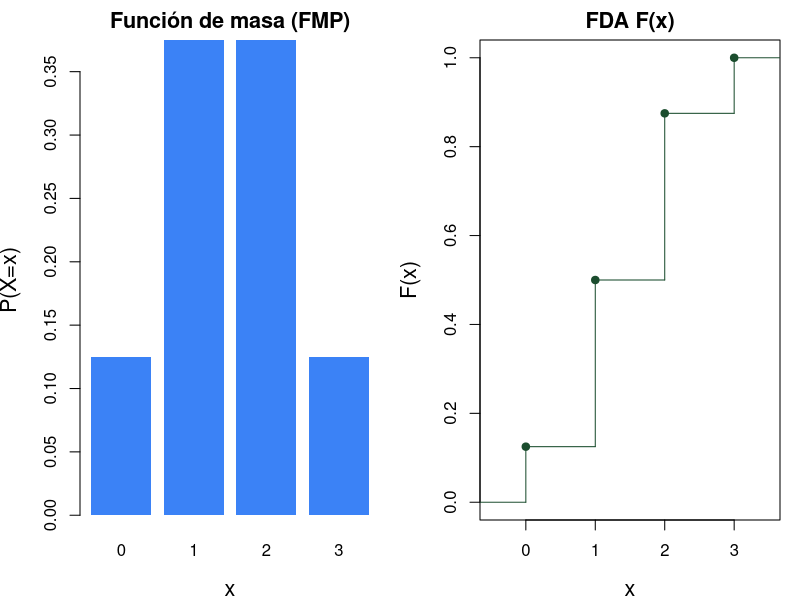
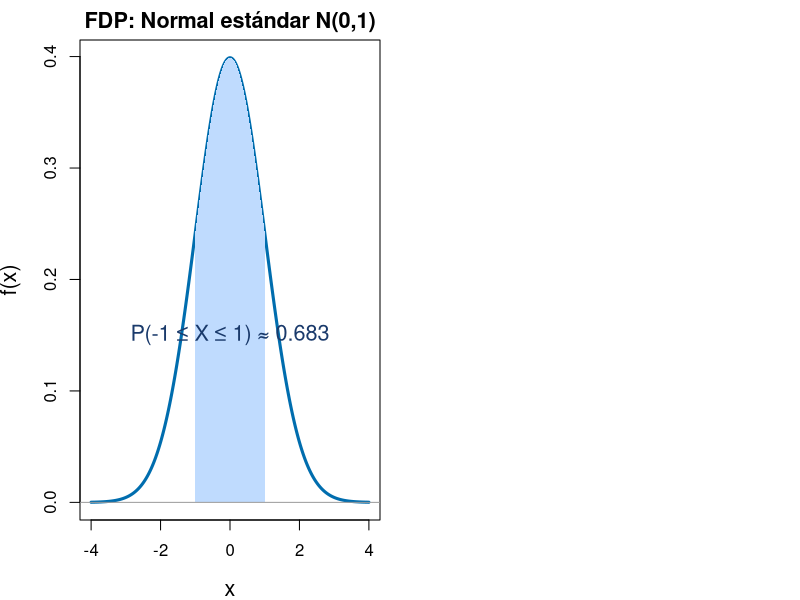
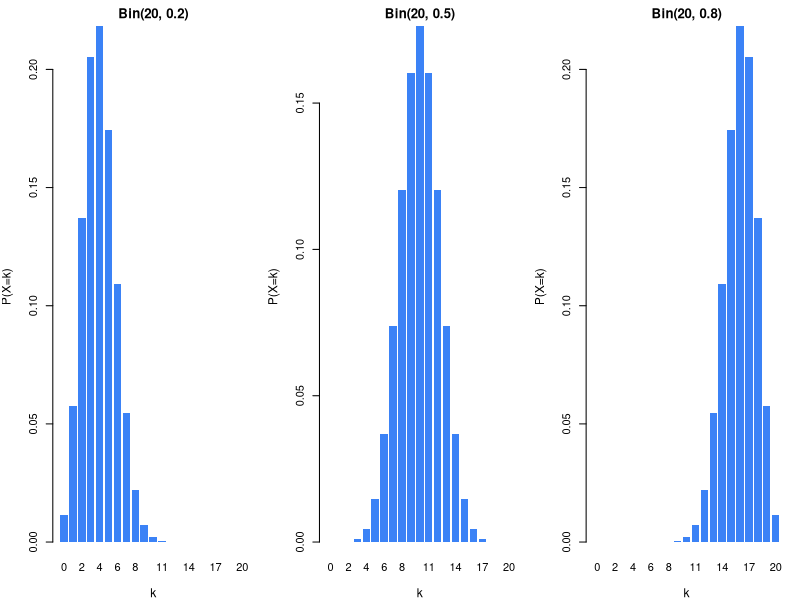
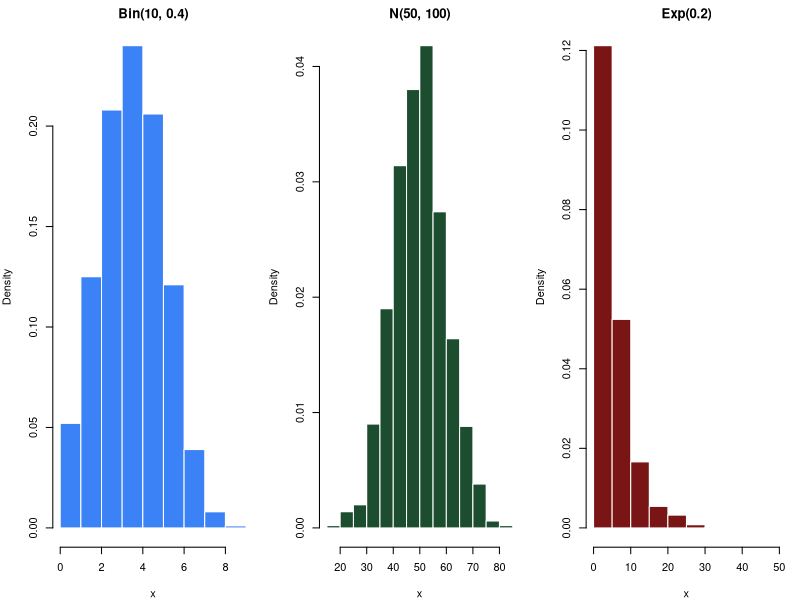
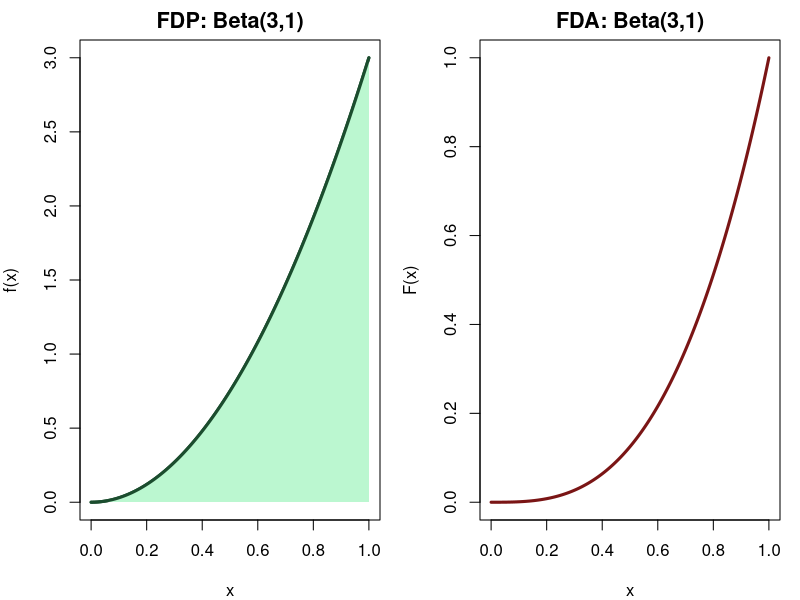

Here is the R script that generated these plots, in order:
## ---- chunk 1
#| echo: false
#| fig-width: 9
#| fig-height: 4.5
# FDA de Binomial(3, 0.5)
x_vals <- 0:3
probs   <- dbinom(x_vals, 3, 0.5)
cdf     <- pbinom(x_vals, 3, 0.5)

par(mfrow = c(1,2), mar = c(4,4,2,1))
barplot(probs, names.arg = x_vals, col = "#3b82f6", border = NA,
        main = "Función de masa (FMP)", xlab = "x", ylab = "P(X=x)",
        cex.lab = 1.3, cex.main = 1.3)
plot(stepfun(x_vals, c(0, cdf)), do.points = TRUE, pch = 19, col = "#1b4d2e",
     main = "FDA F(x)", xlab = "x", ylab = "F(x)", xlim = c(-0.5, 3.5),
     cex.lab = 1.3, cex.main = 1.3)
## ---- chunk 2
#| echo: false
#| fig-width: 9
#| fig-height: 4.5
x <- seq(-4, 4, length = 400)
fx <- dnorm(x)
plot(x, fx, type = "l", lwd = 3, col = "#006DAE",
     main = "FDP: Normal estándar N(0,1)",
     xlab = "x", ylab = "f(x)", cex.lab = 1.3, cex.main = 1.3)
xi <- seq(-1, 1, length = 200)
polygon(c(-1, xi, 1), c(0, dnorm(xi), 0), col = "#bfdbfe", border = NA)
text(0, 0.15, paste0("P(-1 ≤ X ≤ 1) ≈ ", round(diff(pnorm(c(-1,1))),3)),
     cex = 1.3, col = "#1a3a6b")
abline(h = 0, col = "gray60")
## ---- chunk 3
#| echo: false
#| fig-width: 9
#| fig-height: 4.5
par(mfrow = c(1,3), mar = c(4,4,2,1))
for(p in c(0.2, 0.5, 0.8)) {
  k <- 0:20
  pk <- dbinom(k, 20, p)
  barplot(pk, names.arg = k, col = "#3b82f6", border = NA,
          main = paste0("Bin(20, ", p, ")"),
          xlab = "k", ylab = "P(X=k)", cex.lab = 1.1, cex.main = 1.2)
}
## ---- chunk 4
# X ~ Bin(8, 0.35)
pbinom(3, 8, 0.35)          # P(X <= 3)
dbinom(2, 8, 0.35)          # P(X = 2)
1 - pbinom(4, 8, 0.35)      # P(X >= 5)
## ---- chunk 5
# X ~ Exp(0.1)  (media = 10 días)
pexp(7,  0.1)                       # P(X < 7)
pexp(15, 0.1) - pexp(5, 0.1)        # P(5 < X < 15)
1 - pexp(20, 0.1)                   # P(X > 20)
## ---- chunk 6
set.seed(2026)
# Generar 1000 obs de distintas distribuciones
x_bin  <- rbinom(1000, 10, 0.4)
x_norm <- rnorm(1000, mean = 50, sd = 10)
x_exp  <- rexp(1000, rate = 0.2)

cat("Binomial   — Media:", round(mean(x_bin),2),
    "  Var:", round(var(x_bin),2), "\n")
cat("Normal     — Media:", round(mean(x_norm),2),
    "  Var:", round(var(x_norm),2), "\n")
cat("Exponencial— Media:", round(mean(x_exp),2),
    "  Var:", round(var(x_exp),2), "\n")
## ---- chunk 7
#| echo: false
#| fig-width: 10
#| fig-height: 4.5
set.seed(2026)
x_bin  <- rbinom(1000, 10, 0.4)
x_norm <- rnorm(1000, mean = 50, sd = 10)
x_exp  <- rexp(1000, rate = 0.2)
par(mfrow = c(1,3), mar = c(4,4,2,1))
hist(x_bin,  col = "#3b82f6", border = "white", main = "Bin(10, 0.4)",
     xlab = "x", probability = TRUE, cex.main = 1.2)
hist(x_norm, col = "#1b4d2e", border = "white", main = "N(50, 100)",
     xlab = "x", probability = TRUE, cex.main = 1.2)
hist(x_exp,  col = "#7a1515", border = "white", main = "Exp(0.2)",
     xlab = "x", probability = TRUE, cex.main = 1.2)
## ---- chunk 8
#| echo: false
#| fig-width: 9
#| fig-height: 4.5
x <- seq(0, 1, length = 300)
par(mfrow = c(1,2), mar = c(4,4,2,1))
plot(x, 3*x^2, type = "l", lwd = 3, col = "#1b4d2e",
     main = "FDP: Beta(3,1)", xlab = "x", ylab = "f(x)", cex.main = 1.3)
polygon(c(0,x,1), c(0,3*x^2,0), col = "#bbf7d0", border = NA)
lines(x, 3*x^2, lwd = 3, col = "#1b4d2e")
plot(x, x^3, type = "l", lwd = 3, col = "#7a1515",
     main = "FDA: Beta(3,1)", xlab = "x", ylab = "F(x)", cex.main = 1.3)
## ---- chunk 9
#| class-source: fragment
#| source-line-numbers: true
#| data-fragment-index: 2
# FMP completa
k  <- 0:4
pk <- dbinom(k, 4, 0.25)
data.frame(x=k, p_x=round(pk,4), suma_acum=round(cumsum(pk),4))
## ---- chunk 10
#| class-source: fragment
#| data-fragment-index: 3
# P(X >= 2)
1 - pbinom(1, 4, 0.25)
## ---- chunk 11
#| class-source: fragment
#| data-fragment-index: 2
lam <- 0.08
# 1. Proporción que supera 10 μg/L
cat("P(X>10) =", round(1 - pexp(10, lam), 4), "\n")
# 2. Percentil 95
cat("P95     =", round(qexp(0.95, lam), 2), "μg/L\n")
# 3. P(5 ≤ X ≤ 20)
cat("P(5≤X≤20)=", round(diff(pexp(c(5,20), lam)), 4), "\n")
